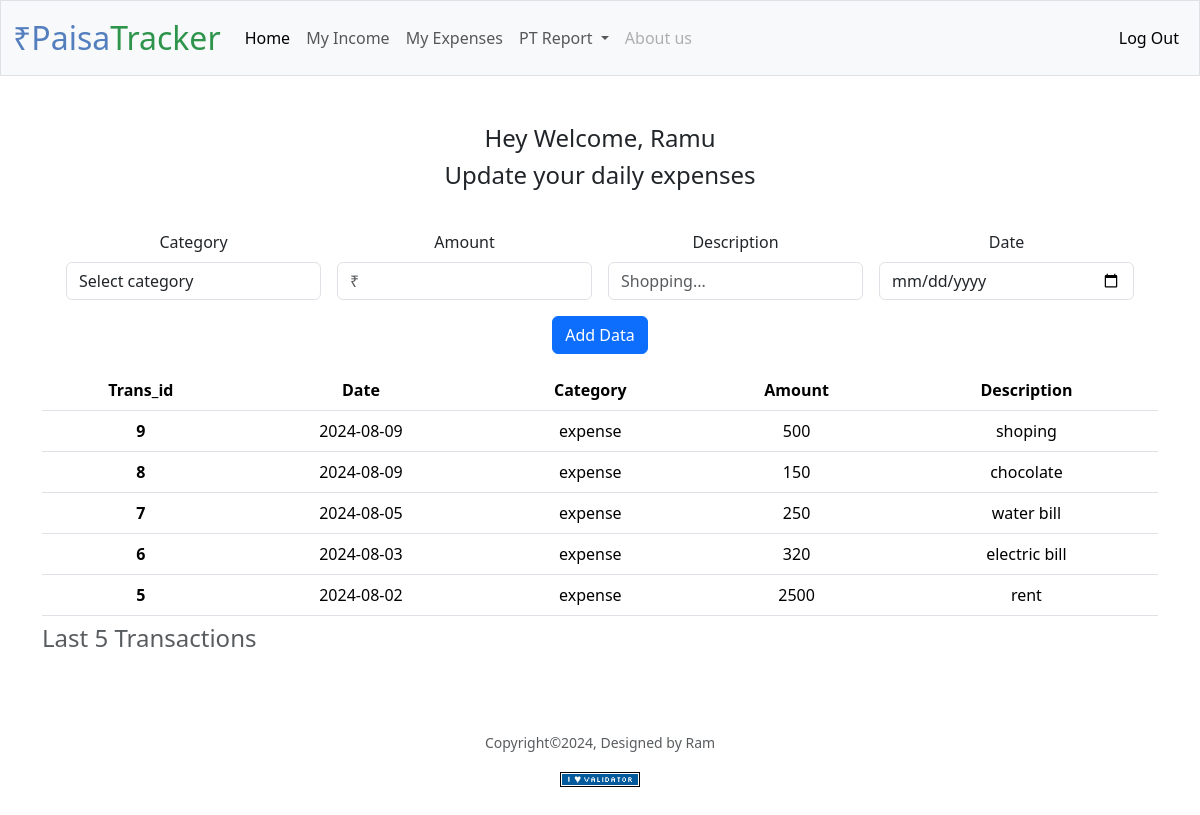
Before: /home (signed in) with the older database file.
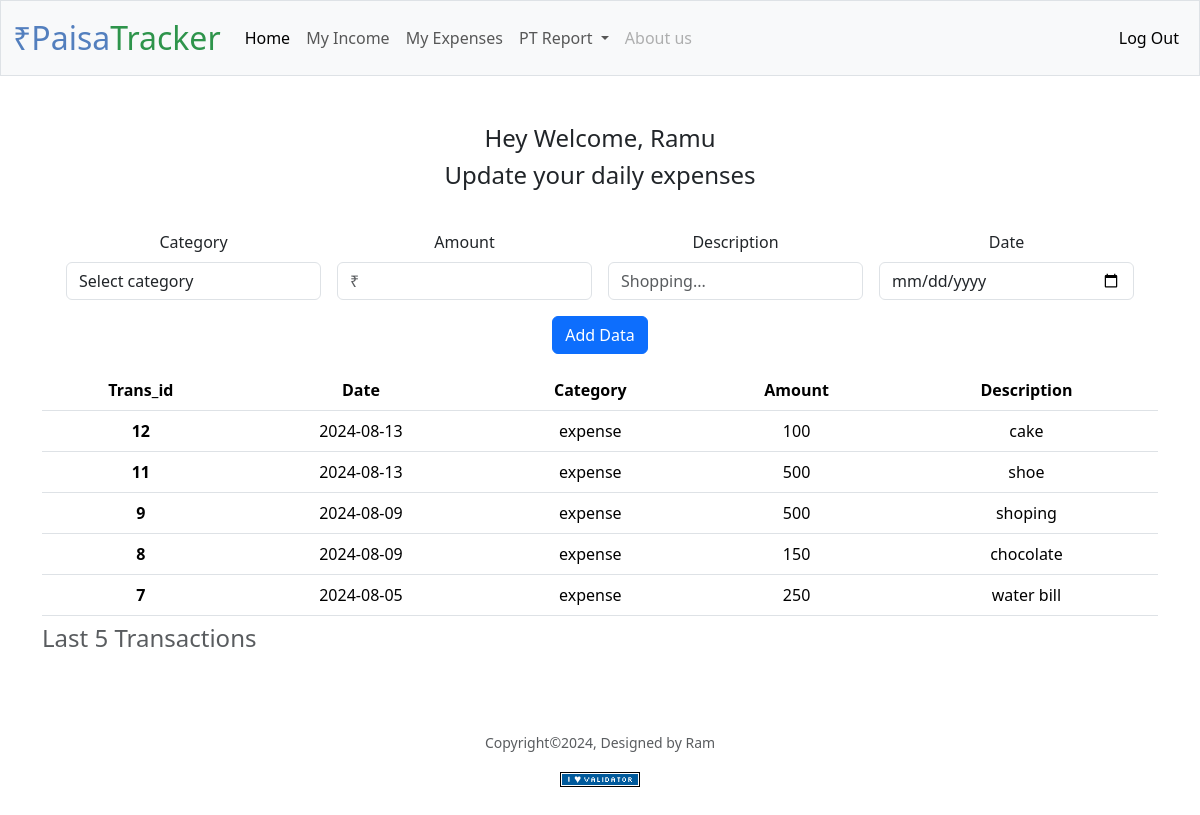
After: the same page with the newer database file.
### tables this page shows
CREATE TABLE expenses (
    expense_id INTEGER PRIMARY KEY ,
    user_id INT,
    amount DECIMAL(10,2),
    category VARCHAR(50),
    description TEXT,
    date DATE,
    FOREIGN KEY (user_id) REFERENCES users(id)
);

### app.py (the view, shortened to what this page needs)
@app.route("/home", methods=["GET", "POST"])
@login_required
def home():
    expenses_table = db.execute("SELECT * FROM expenses WHERE user_id=? ORDER BY expense_id DESC LIMIT 5", session["user_id"])
    return render_template("home.html", user_name=session["user_name"], expenses_table=expenses_table)

### app.py (called while the page is built)
@app.after_request
def after_request(response):
    response.headers["Cache-Control"] = "no-cache, no-store, must-revalidate"
    response.headers["Expires"] = 0
    response.headers["Pragma"] = "no-cache"
    return response

### helpers.py (called while the page is built)
def login_required(f):
    @wraps(f)
    def decorated_function(*args, **kwargs):
        if session.get("user_id") is None:
            return redirect("/login")
        return f(*args, **kwargs)
    return decorated_function

### templates/home.html (shortened to what this page needs)
{% extends "layout.html" %}
{% block main %}
<h4>Hey Welcome, {{user_name}}</h4>
<body>
  <h4>Update your daily expenses</h4>
  <form action="/home" method="post" class="p-3 m-0 border-0 bd-example m-0 border-0 row g-3">
    <div class="col-md-3">
      <label for="validationDefault01" class="form-label">Category</label>
      <select name="category" class="form-control" id="validationDefault01" required fdprocessedid="zmeyw">
        <option value="" disabled selected>Select category</option>
      </select>
    </div>
    <div class="col-md-3">
      <label for="validationDefault02" class="form-label">Amount</label>
      <input type="text" name="amount" class="form-control" id="validationDefault02" value="" required fdprocessedid="c4wq9b" placeholder="₹">
    </div>
    <div class="col-md-3">
      <label for="validationDefault02" class="form-label">Description</label>
      <input type="text" name="description" class="form-control" id="validationDefault02" value="" required fdprocessedid="c4wq9b" placeholder="Shopping...">
    </div>
    <div class="col-md-3">
      <label for="validationDefault02" class="form-label">Date</label>
      <input type="date" name="date" class="form-control" id="validationDefault02" required fdprocessedid="c4wq9b">
    </div>
    <div class="col-12">
      <button class="btn btn-primary" type="submit" fdprocessedid="rkae69">Add Data</button>
    </div>
  </form>
</body>
<table class="table">
  <caption><h4>Last 5 Transactions</h4></caption>
  <thead>
    <tr>
      <th scope="col">Trans_id</th>
      <th scope="col">Date</th>
      <th scope="col">Category</th>
      <th scope="col">Amount</th>
      <th scope="col">Description</th>
    </tr>
  </thead>
  <tbody>
    {% for row in expenses_table %}
      <tr>
        <th scope="row">{{row.expense_id}}</th>
        <td>{{row.date}}</td>
        <td>{{row.category}}</td>
        <td>{{row.amount}}</td>
        <td>{{row.description}}</td>
      </tr>
    {% endfor %}
  </tbody>
</table>
{% endblock %}

Changed rows visible on the page:
no longer on this page (row unchanged): expenses: expense_id "6", date "2024-08-03", category "expense", amount "320", description "electric bill"
no longer on this page (row unchanged): expenses: expense_id "5", date "2024-08-02", category "expense", amount "2500", description "rent"
added expenses: expense_id "12", date "2024-08-13", category "expense", amount "100", description "cake"
added expenses: expense_id "11", date "2024-08-13", category "expense", amount "500", description "shoe"
